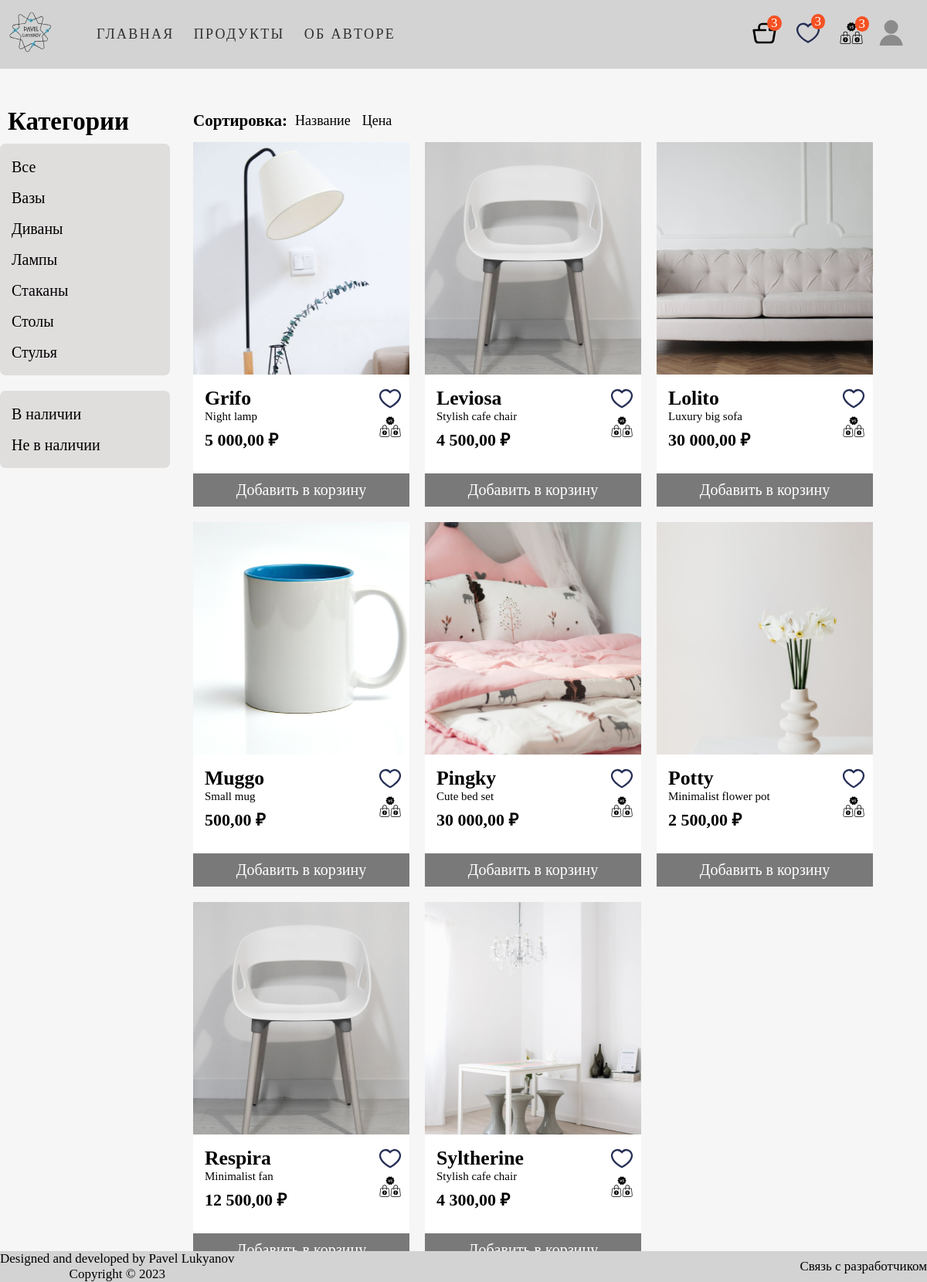
The app's page /products/ (signed in) with its own data.
### main_page/models.py (models this page shows, shortened)
class Menu(models.Model):
    title = models.CharField(max_length=50)
    url = models.CharField(max_length=100)
    class Meta:
        verbose_name = 'Меню'
        verbose_name_plural = 'Меню'

class Category(models.Model):
    name = models.CharField(max_length=100, db_index=True, verbose_name='Категория')
    slug = models.SlugField(max_length=100, db_index=True, unique=True)
    class Meta:
        ordering = ('name',)
        verbose_name = 'Категория'
        verbose_name_plural = 'Категории'
    def get_absolute_url(self):
        return reverse('main_page:product_list_by_category', args=[self.slug])

class ProductAvailability(models.Model):
    availability_status = models.CharField(max_length=12, verbose_name='Статус товара', null=True)
    class Meta:
        verbose_name = 'Статус наличия'
        verbose_name_plural = 'Статусы наличия'
    def get_absolute_url(self):
        return reverse('main_page:product_list_by_availability', args=[self.availability_status])

class Product(models.Model):
    category = models.ForeignKey(Category, on_delete=models.CASCADE, null=True,
                                 verbose_name='Категория')
    name = models.CharField(max_length=50, db_index=True, verbose_name='Наименование', null=True)
    slug = models.SlugField(max_length=100, db_index=True, null=True, verbose_name='Слаг')
    description = models.TextField(max_length=350, verbose_name='Описание', null=True)
    img = models.ImageField(upload_to='main_page/images', verbose_name='Изображение', null=True)
    width = models.CharField(max_length=10, verbose_name='Ширина (см)', null=True)
    height = models.CharField(max_length=10, verbose_name='Высота (см)', null=True)
    weight = models.CharField(max_length=10, verbose_name='Вес (кг)', null=True)
    price = models.FloatField(max_length=6, verbose_name='Цена (руб)', null=True)
    discount_price = models.CharField(max_length=10, null=True, verbose_name='Цена со скидкой')
    start_date = models.DateTimeField(null=True, blank=True, verbose_name='Дата старта распродажи')
    end_date = models.DateTimeField(null=True, blank=True, verbose_name='Дата окончания распродажи')
    availability_status = models.ForeignKey(ProductAvailability, on_delete=models.CASCADE, null=True, verbose_name='Наличие')
    reviewer = models.ForeignKey(Profile, on_delete=models.CASCADE, null=True, blank=True)
    vote_total = models.IntegerField(default=0, null=True, blank=True)
    vote_ratio = models.IntegerField(default=0, null=True, blank=True)
    created = models.DateTimeField(auto_now_add=True, null=True)
    updated = models.DateTimeField(auto_now=True, null=True)
    cart_prods = models.ForeignKey(ShoppingCart, on_delete=models.CASCADE, null=True)
    class Meta:
        ordering = ('name', '-vote_ratio', '-vote_total')
        index_together = ('id', 'slug',)
        verbose_name = 'Товар'
        verbose_name_plural = 'Товары'
    def get_absolute_url(self):
        return reverse('main_page:product_detail', args=[self.id, self.slug])

### main_page/views.py (the view)
# urls.py: path('', views.products_list, name='index'),
def products_list(request, category_slug=None, product_availability=None):
    curr_time = timezone.now()
    menu = Menu.objects.all()
    categories = Category.objects.all()
    availabilities = ProductAvailability.objects.all()
    products = Product.objects.all()
    cart_prods_counter = request.user.shoppingcart_set.all()
    favourite_prods_counter = request.user.favourite_set.all()
    compare_prods_counter = request.user.compare_set.all()
    category, availability = None, None
    sort_by = request.GET.get('sort_by')
    if sort_by:
        products = Product.objects.order_by(sort_by).all()
    if category_slug:
        category = get_object_or_404(Category, slug=category_slug)
        products = products.filter(category=category)
    if product_availability:
        availability = get_object_or_404(ProductAvailability, availability_status=product_availability)
        products = products.filter(availability_status=availability)
    return render(request, 'main_page/index.html', {'menu': menu,
                                                    'category': category,
                                                    'categories': categories,
                                                    'availability': availability,
                                                    'availabilities': availabilities,
                                                    'products': products,
                                                    'cart_prods_counter': cart_prods_counter,
                                                    'favourite_prods_counter': favourite_prods_counter,
                                                    'compare_prods_counter': compare_prods_counter,
                                                    'curr_time': curr_time})

### templates/main_page/index.html (shortened to what this page needs)
{% extends 'main_page/base.html' %}
{% load static %}
{% load tz %}
{% load i18n %}
{% block css %}
    <link rel="stylesheet" href="{% static 'css/style.css' %}">
{% endblock %}
{% block content %}
    <section class="main-content container">
        <aside class="categories-block">
            <h2>Категории</h2>
            <ul class="categories-list">
                <a {% if not category or availability %} class="all-category-selected" {% endif %} href="{% url 'main_page:index' %}">
                    <li>Все</li>
                </a>
                {% for cat in categories %}
                    <a {% if category.slug == cat.slug %} {% endif %} class="cat-selected"
                                                                      href="{{ cat.get_absolute_url }}">
                        <li>{{ cat.name }}</li>
                    </a>
                {% endfor %}
            </ul>
            <ul class="products-availability">
                {% for avail in availabilities %}
                    <a {% if availability.availability_status == avail.availability_status %} {% endif %} href="{{ avail.get_absolute_url }}">
                        <li>{{ avail.availability_status }}</li>
                    </a>
                {% endfor %}
            </ul>
        </aside>
        <div class="catalog">
            <div class="sorting-product-section">
                <h3>Сортировка:</h3>
                <ul class="sorting-criteria">
                    <li><a class="sort-by" href="?sort_by=name">Название</a></li>
                    <li><a class="sort-by" href="?sort_by=price">Цена</a></li>
                </ul>
            </div>
            <div class="products-tape">
                {% for product in products %}
                    <div class="product-card">
                        <img src="{{ product.img.url }}" height="301" width="280" alt="Товар">
                        <div class="product-description">
                            <div class="product-info">
                                <a class="product-link" href="{{ product.get_absolute_url }}">
                                    <h3>{{ product.name }}</h3>
                                </a>
                                <p>{{ product.description }}</p>
                                {% if product.discount_price and product.start_date <= curr_time and curr_time <= product.end_date %}
                                    <div class="current_and_disc_price">
                                        <strike class="current-price"><b>{% language 'ru' %}{{ product.price|floatformat:'2' }} ₽ {% endlanguage %}</b></strike>
                                        <span class="disc-price"><b>{% language 'ru' %}{{ product.discount_price|floatformat:'2' }} ₽ {% endlanguage %}</b></span>
                                    </div>
                                {% else %}
                                    <span class="current-price"><b>{% language 'ru' %}{{ product.price|floatformat:'2' }} ₽ {% endlanguage %}</b></span>
                                {% endif %}
                            </div>
                            <div class="interaction-item">
                                <a href="{% url 'favourites:add_item' product.id %}">
                                    <img src="{% static 'main_page/favourites-icon.svg' %}" height="30" width="30"
                                         alt="Избранное">
                                </a>
                                <a href="{% url 'compare:add_item' product.id %}">
                                    <img src="{% static 'main_page/compare.svg' %}" height="30" width="30"
                                         alt="Сравнить">
                                </a>
                            </div>
                        </div>
                        <div class="add_cart">
                            <a href="{% url 'cart:add_item' product.id %}">Добавить в корзину</a>
                        </div>
                    </div>
                {% endfor %}
            </div>
        </div>
    </section>
{% endblock %}

### templates/main_page/base.html (shortened to what this page needs)
<!DOCTYPE html>
{% load static %}
<html lang="en">
<head>
    <link rel="stylesheet" href="{% static 'css/base.css' %}">
    {% block css %} {% endblock %}
</head>
<body>
    <header class="page-header">
        <div class="page-header__wrapper container">
            <nav class="site-nav page-header__site-nav">
                <div class="page-header__logo">
                    <a href="{% url 'main_page:index' %}">
                        <img src="{% static 'main_page/my_logo.svg' %}" width="80" height="80" alt="Логотип автора">
                    </a>
                </div>
                <ul class="site-nav__list">
                    {% for item in menu %}
                        <li class="site-nav__item"><a href="{{ item.url }}">{{ item.title }}</a></li>
                    {% endfor %}
                </ul>
            </nav>
            <div class="user-nav__user-block">
                {% if user.is_authenticated %}
                    <div class="user-nav__shop_block">
                        <span class="cart-counter">{{ cart_prods_counter.count }}</span>
                        <span class="favourite-counter">{{ favourite_prods_counter.count }}</span>
                        <span class="compare-counter">{{ compare_prods_counter.count }}</span>
                        <a href="{% url 'cart:cart' %}"><img src="{% static 'main_page/shop_cart.svg' %}"
                                                             height="32" width="33" alt="Корзина товаров">
                        </a>
                        <a href="{% url 'favourites:all_products' %}"><img src="{% static 'main_page/favourites-icon.svg' %}"
                                                                           width="32" height="33" alt="Избранное">
                        </a>
                        <a href="{% url 'compare:all_compare' %}"><img src="{% static 'main_page/compare.svg' %}"
                                                                           width="32" height="33" alt="Избранное">
                        </a>
                    </div>
                    <div class="user-nav__profile">
                        <a class="user-nav__logo" id="user-icon" href="{% url 'main_page:index' %}">
                            <img src="{% static 'main_page/user_logo.svg' %}"
                                 width="32" height="33" alt="Пользователь">
                        </a>
                    </div>
                {% else %}
                    <ul class="user-nav__user-auth">
                        <li><a href="{% url 'signup' %}">Зарегистрироваться</a></li>
                        <li><a href="{% url 'login' %}">Войти</a></li>
                    </ul>
                {% endif %}
            </div>
        </div>
    </header>
    {% block content %}
    {% endblock %}
    <footer class="basement-content">
        <div class="footer container">
            <div class="info-line">
                <div class="rights">
                    <p>Designed and developed by Pavel Lukyanov</p>
                    <p>Copyright © 2023</p>
                </div>
                <div class="info-line__menu">
                    <a class="top-line__menu-item" href="https://t.me/Lukianov08">Связь с разработчиком</a>
                </div>
            </div>
        </div>
    </footer>
</body>
</html>

### main_page/static/css/base.css (style rules this page uses)
body { height: 100%; padding: 0; margin: 0; background-color: #f6f6f6; }
h1, h2, h3, p { margin: 0; padding: 0; }
.container { max-width: 1200px; min-width: 320px; margin: 0 auto; box-sizing: border-box }
a { text-decoration: none; color: black; cursor: pointer; }
.page-header { position: sticky; top: 0; }
ul { margin: 0; padding: 0; }
.page-header { background-color: lightgray; }
.page-header__logo { display: inline-block; padding-top: 5px; }
.page-header__wrapper { display: flex; flex-wrap: wrap; justify-content: space-between; align-items: center; }
.page-header__site-nav { display: flex; align-items: center; }
.site-nav__list { display: flex; margin-left: 20px; list-style: none; }
.site-nav__item, .user-nav__logo { margin: 15px 0 15px 0; padding-left: 25px; }
.site-nav__item a { font-size: 18px; line-height: 19px; color: #303032; text-transform: uppercase; letter-spacing: .13em; }
.user-nav__user-block { display: flex; align-items: center; }
.user-nav__logo { margin: 0; padding: 0; }
.user-nav__profile { display: flex; justify-content: center; flex-direction: column; align-items: center; margin-right: 30px; }
.user-nav__profile { position: relative; display: block; }
.user-nav__shop_block { position: relative; margin-right: 20px; }
.user-nav__shop_block a:not(:last-child) { margin-right: 20px; }
.user-nav__shop_block span { position: absolute; text-transform: uppercase; font-size: 17px; padding: 0 5px 0 5px; border-radius: 100%; color: white; background-color: #f55123; }
.cart-counter { top: -6px; left: 20px; }
.favourite-counter { top: -8px; right:50px; }
.compare-counter { top: -5px; right: -7px; }
.basement-content { position: absolute; bottom: 0; width: 100%; margin-top: 40px; background-color: #d3d3d3; }
.info-line { display: flex; justify-content: space-between; align-items: center; font-size: 17px; }
.rights p { text-align: center; font-weight: 400; }

### main_page/static/css/style.css (style rules this page uses)
body { padding: 0; margin: 0; background-color: #f6f6f6; }
a { text-decoration: none; color: black; cursor: pointer; }
.main-content { display: flex; padding-top: 40px; font-size: 22px; }
.categories-block h2 { padding: 10px; }
.categories-block .categories-list { margin-bottom: 20px; }
.categories-list, .products-availability { background-color: #e0dddd; padding: 10px; width: 200px; border-radius: 7px; }
.categories-list li, .products-availability li { display: flex; align-items: center; font-size: 20px; padding: 5px; }
.categories-block { margin-right: 30px; }
.all-category-selected { background-color: lightgray; }
.categories-list li, .products-availability li { list-style: none; height: 30px; }
.sorting-product-section { display: flex; align-items: center; font-size: 18px; padding: 15px 0 15px 0; }
.sorting-product-section h3 { padding-right: 10px; }
.sorting-product-section ul { display: flex; justify-content: space-between; }
.sorting-criteria li { list-style: none; }
.sorting-criteria li:not(:last-child) { padding-right: 15px; }
.products-tape { display: flex; flex-wrap: wrap; }
.product-card { margin: 0 20px 20px 0; background-color: #ffffff; }
.product-description { padding: 10px 0 25px 15px; }
.product-description > * { padding-bottom: 5px; }
.product-description p { font-size: 15px; }
.product-description { display: flex; justify-content: space-between; }
.product-info > *:not(:last-child) { padding-bottom: 5px; }
.interaction-item { display: flex; flex-direction: column; margin-right: 10px; }
.add_cart { text-align: center; padding: 10px; font-size: 20px; background-color: #797979; }
.add_cart a { color: #ffffff; }

### records on screen
Menu: title "ГЛАВНАЯ"
Menu: title "ПРОДУКТЫ"
Menu: title "ОБ АВТОРЕ"
Category: name "Вазы"
Category: name "Диваны"
Category: name "Лампы"
Category: name "Стаканы"
Category: name "Столы"
Category: name "Стулья"
ProductAvailability: availability_status "В наличии"
ProductAvailability: availability_status "Не в наличии"
Product: img (picture), name "Grifo", description "Night lamp", price "5 000,00"
Product: img (picture), name "Leviosa", description "Stylish cafe chair", price "4 500,00"
Product: img (picture), name "Lolito", description "Luxury big sofa", price "30 000,00"
Product: img (picture), name "Muggo", description "Small mug", price "500,00"
Product: img (picture), name "Pingky", description "Cute bed set", price "30 000,00"
Product: img (picture), name "Potty", description "Minimalist flower pot", price "2 500,00"
Product: img (picture), name "Respira", description "Minimalist fan", price "12 500,00"
Product: img (picture), name "Syltherine", description "Stylish cafe chair", price "4 300,00"

### other values on screen
{{ cart_prods_counter.count }} "3"
{{ favourite_prods_counter.count }} "3"
{{ compare_prods_counter.count }} "3"
